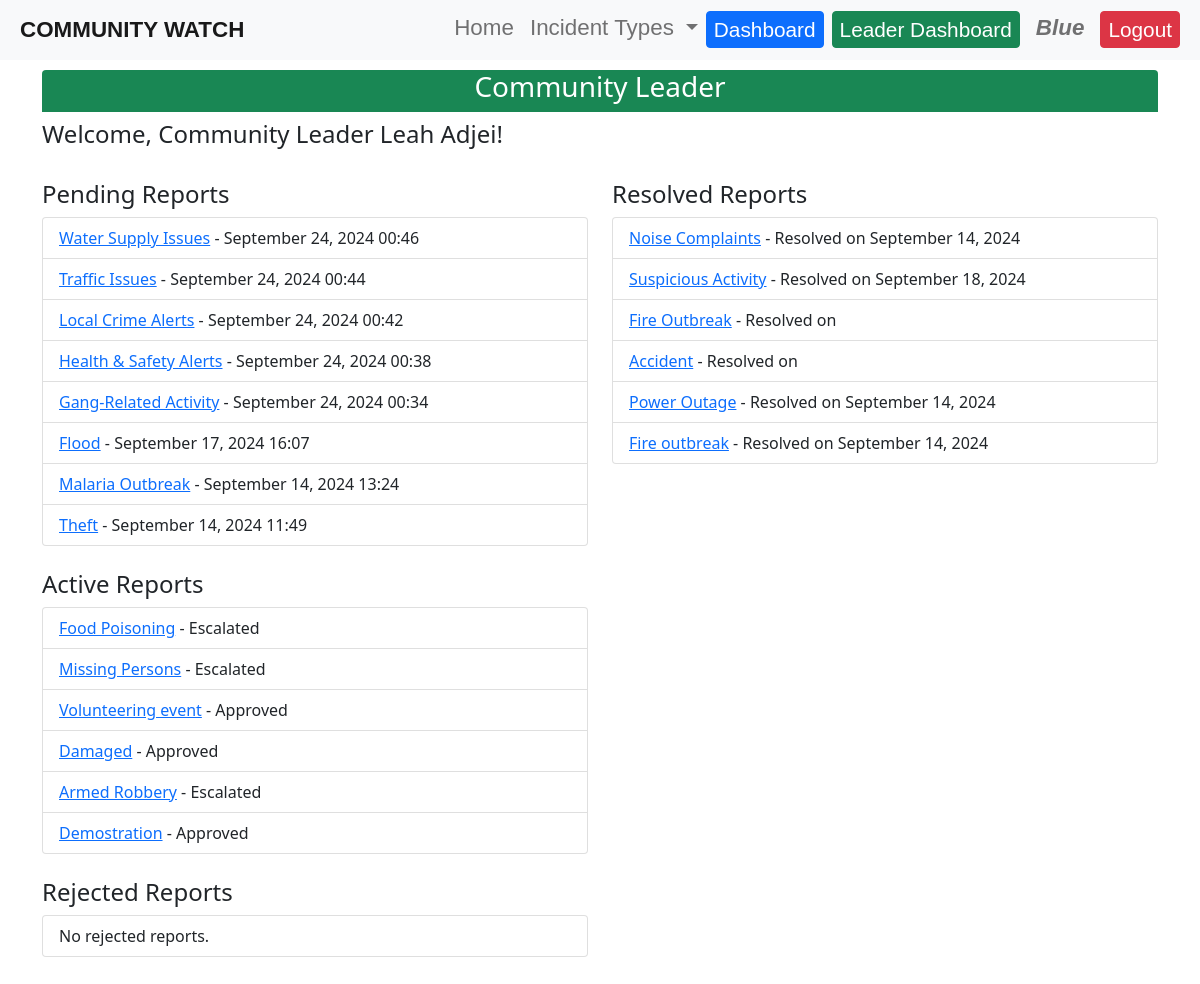
The page /leader-dashboard/ (signed in) on the database its author committed.
### reports/models.py (models this page shows, shortened)
class Incident(models.Model):
    STATUS_CHOICES = [
        ('pending', 'Pending'),
        ('approved', 'Approved'),
        ('rejected', 'Rejected'),
        ('escalated', 'Escalated'),
        ('resolved', 'Resolved'),
    ]
    INCIDENT_TYPE_CHOICES = [
        ('theft', 'Theft'),
        ('vandalism', 'Vandalism'),
        ('fire', 'Fire'),
        ('accident', 'Accident'),
        ('emergency', 'Emergency'),
        ('medical', 'Medical'),
        ('police', 'Police'),
        ('other', 'Other'),
]
    title = models.CharField(max_length=200)
    description = models.TextField()
    location = models.CharField(max_length=200)
    incident_type = models.CharField(max_length=100, choices=INCIDENT_TYPE_CHOICES, default='other')
    date_occurred = models.DateTimeField(default=timezone.now)  # This allows users to set the date and time
    date_reported = models.DateTimeField(auto_now_add=True)
    reported_by = models.ForeignKey(User, on_delete=models.CASCADE)
    status = models.CharField(max_length=20, choices=STATUS_CHOICES, default='pending')
    reviewed_by = models.ForeignKey(User, on_delete=models.SET_NULL, null=True, blank=True, related_name='reviewed_incidents')

### reports/views.py (the view)
# urls.py: path('leader-dashboard/', views.leader_dashboard, name='leader_dashboard'),
@user_passes_test(is_community_leader)
def leader_dashboard(request):
    pending_reports = Incident.objects.filter(status='pending').order_by('-date_reported')
    active_reports = Incident.objects.filter(status__in=['approved', 'escalated']).order_by('-date_reported')
    resolved_reports = Incident.objects.filter(status='resolved').order_by('-date_reported')
    rejected_reports = Incident.objects.filter(status='rejected').order_by('-date_reported')
    context = {
        'pending_reports': pending_reports,
        'active_reports': active_reports,
        'resolved_reports': resolved_reports,
        'rejected_reports': rejected_reports,
    }
    return render(request, 'reports/leader_dashboard.html', context)

### reports/views.py (called while the page is built)
def is_community_leader(user):
    return user.groups.filter(name='Community Leaders').exists()

### reports/templates/reports/leader_dashboard.html
{% extends 'base.html' %}
{% block content %}
<div class="container my-4">
    <h3 class="bg-success text-white text-center rounded-top" style="margin-top: 70px; padding-bottom: 8px;">Community Leader</h3>
    <h4>Welcome, Community Leader {{ user.first_name }} {{ user.middle_name }} {{ user.last_name }}!</h4>
    <br>
    <div class="row">
        <div class="col-md-6">
            <h4>Pending Reports</h4>
            <ul class="list-group mb-4">
            {% for report in pending_reports %}
                <li class="list-group-item">
                    <a href="{% url 'review_report' report.id %}">{{ report.title }}</a> - {{ report.date_reported|date:"F d, Y H:i" }}
                </li>
            {% empty %}
                <li class="list-group-item">No pending reports.</li>
            {% endfor %}
            </ul>
            <h4>Active Reports</h4>
            <ul class="list-group mb-4">
            {% for report in active_reports %}
                <li class="list-group-item">
                    <a href="{% url 'review_report' report.id %}">{{ report.title }}</a> - {{ report.get_status_display }}
                </li>
            {% empty %}
                <li class="list-group-item">No active reports.</li>
            {% endfor %}
            </ul>
            <h4>Rejected Reports</h4>
            <ul class="list-group mb-4">
            {% for report in rejected_reports %}
                <li class="list-group-item">
                    <a href="{% url 'review_report' report.id %}">{{ report.title }}</a> - {{ report.date_reported|date:"F d, Y H:i" }}
                </li>
            {% empty %}
                <li class="list-group-item">No rejected reports.</li>
            {% endfor %}
            </ul>
        </div>
        <div class="col-md-6">
            <h4>Resolved Reports</h4>
            <ul class="list-group mb-4">
            {% for report in resolved_reports %}
                <li class="list-group-item">
                    <a href="{% url 'review_report' report.id %}">{{ report.title }}</a> - Resolved on {{ report.reviewed_by.date_joined|date:"F d, Y" }}
                </li>
            {% empty %}
                <li class="list-group-item">No resolved reports.</li>
            {% endfor %}
            </ul>
        </div>
    </div>
</div>
{% endblock %}

### templates/base.html (shortened to what this page needs)
{% load static %}
<!DOCTYPE html>
<html lang="en">
    <link href="https://cdn.jsdelivr.net/npm/bootstrap@5.1.3/dist/css/bootstrap.min.css" rel="stylesheet">
    <link href="{% static 'css/style.css' %}" rel="stylesheet">
    <link rel="stylesheet" href="https://use.fontawesome.com/releases/v5.13.0/css/all.css">
</head>
<body>
    <header>
        <nav class="navbar navbar-expand-lg navbar-light bg-light fixed-top">
            <a class="navbar-brand" href="{% url 'home' %}">COMMUNITY WATCH</a>
            <div class="collapse navbar-collapse" id="navbarNav">
                <ul class="navbar-nav ms-auto">
                    <li class="nav-item">
                        <a class="nav-link navbar-text" href="{% url 'home' %}">Home</a>
                    </li>
                    <li class="nav-item dropdown">
                        <a class="nav-link dropdown-toggle navbar-text" href="#" id="navbarDropdown" role="button" data-bs-toggle="dropdown" aria-expanded="false">
                            Incident Types
                        </a>
                    </li>
                    {% if user.is_authenticated %}
                        <li class="nav-item">
                            <a class="btn btn-primary me-2 btn-text" href="{% url 'dashboard' %}">Dashboard</a>
                        </li>
                        {% if user.groups.all.0.name == 'Community Leaders' %}
                            <li class="nav-item">
                                <a class="btn btn-success me-2 btn-text" href="{% url 'leader_dashboard' %}">Leader Dashboard</a>
                            </li>
                        {% endif %}
                        <li class="nav-item">
                        <p class="mb-0 me-2 nav-link username">{{ user.username }}</p>
                        </li>
                        <li class="nav-item">
                            <a class="btn btn-danger btn-text" href="{% url 'logout' %}">Logout</a>
                        </li>
                    {% endif %}
                </ul>
            </div>
        </nav>
    </header>
    <main>
        {% block content %}
        {% endblock %}
    </main>
</body>
</html>

### static/css/style.css (style rules this page uses)
body { margin: auto; }
.navbar-brand { margin-left: 20px; font-family: Verdana, Geneva, Tahoma, sans-serif; font-weight: 900; font-size: 1.4rem; margin-top: 0%; margin-bottom: 0%; }
.navbar-text { font-family: 'Gill Sans', 'Gill Sans MT', Calibri, 'Trebuchet MS', sans-serif; font-size: 1.4rem; font-weight: 500; padding: 0%; }
.navbar-collapse { margin-right: 20px; margin-left: 20px; }
.btn-text { font-family: 'Gill Sans', 'Gill Sans MT', Calibri, 'Trebuchet MS', sans-serif; font-size: 1.3rem; font-weight: 500; padding: 2px 7px; }
.username { font-family: 'Gill Sans', 'Gill Sans MT', Calibri, 'Trebuchet MS', sans-serif; font-size: 1.4rem; font-style: italic; font-weight: 600; padding: 0%; }

### rows shown on the page
Incident: title "Water Supply Issues", date_reported "September 24, 2024 00:46"
Incident: title "Traffic Issues", date_reported "September 24, 2024 00:44"
Incident: title "Local Crime Alerts", date_reported "September 24, 2024 00:42"
Incident: title "Health & Safety Alerts", date_reported "September 24, 2024 00:38"
Incident: title "Gang-Related Activity", date_reported "September 24, 2024 00:34"
Incident: title "Flood", date_reported "September 17, 2024 16:07"
Incident: title "Malaria Outbreak", date_reported "September 14, 2024 13:24"
Incident: title "Theft", date_reported "September 14, 2024 11:49"
Incident: title "Food Poisoning", status "Escalated"
Incident: title "Missing Persons", status "Escalated"
Incident: title "Volunteering event", status "Approved"
Incident: title "Damaged", status "Approved"
Incident: title "Armed Robbery", status "Escalated"
Incident: title "Demostration", status "Approved"
Incident: title "Noise Complaints", reviewed_by.date_joined "September 14, 2024"
Incident: title "Suspicious Activity", reviewed_by.date_joined "September 18, 2024"
Incident: title "Fire Outbreak"
Incident: title "Accident"
Incident: title "Power Outage", reviewed_by.date_joined "September 14, 2024"
Incident: title "Fire outbreak", reviewed_by.date_joined "September 14, 2024"

### other values the page prints
{{ user.username }} "Blue"
{{ user.first_name }} "Leah"
{{ user.last_name }} "Adjei"
